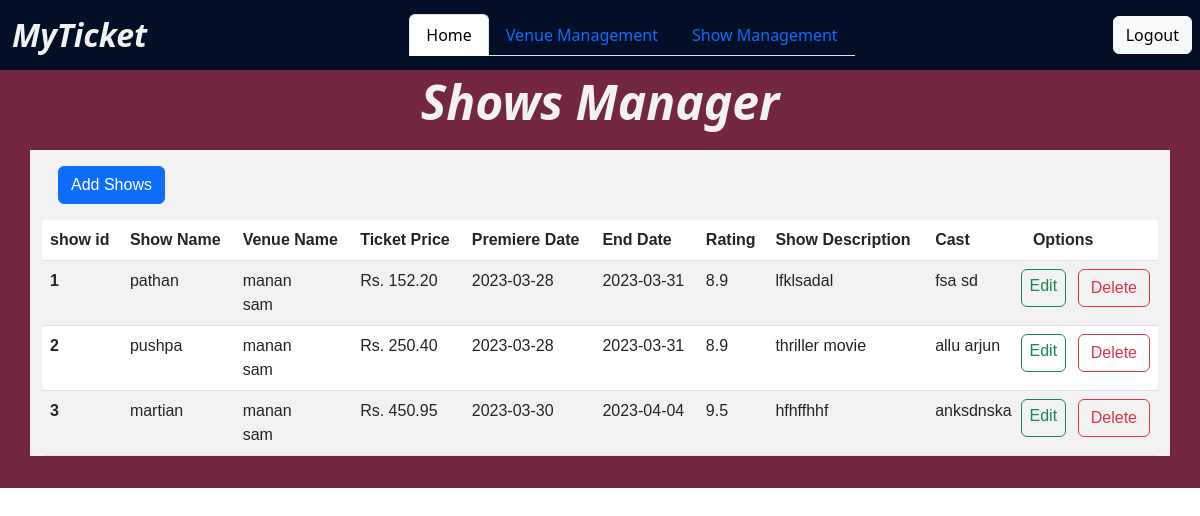
The page /admin/show_mgmt (signed in) on the database its author committed.
### app/models/models.py (models this page shows, shortened)
class Shows(db.Model):
    __tablename__ = "shows"
    __searchable__ = ['show_name', 'rating', 'tags', 'cast']
    show_id = db.Column(db.Integer, primary_key=True, autoincrement=True)
    show_name = db.Column(db.String, nullable=False)
    ticket_price = db.Column(db.Numeric(precision=3, scale=2), nullable=False)
    premiere_date = db.Column(DATE(storage_format="%(day)02d/%(month)02d/%(year)04d",
                                   regexp=re.compile("(?P<day>\d+)/(?P<month>\d+)/(?P<year>\d+)")))
    end_date = db.Column(DATE(storage_format="%(day)02d/%(month)02d/%(year)04d",
                              regexp=re.compile("(?P<day>\d+)/(?P<month>\d+)/(?P<year>\d+)")))
    rating = db.Column(db.Numeric(precision=2, scale=1))
    tags = db.Column(db.String)
    show_description = db.Column(db.String)
    cast = db.Column(db.String)
    poster_filename = db.Column(db.String(255), nullable=False)

class Venues(db.Model):
    __tablename__ = "venues"
    __searchable__ = ['venue_name', 'street', 'city', 'state', 'venue_tags']
    venue_id = db.Column(db.Integer, primary_key=True, autoincrement=True)
    venue_name = db.Column(db.String(150), unique=True, nullable=False)
    capacity = db.Column(db.Integer, nullable=False)
    street = db.Column(db.String(150), nullable=False)
    city = db.Column(db.String(150), nullable=False)
    state = db.Column(db.String(150), nullable=False)
    venue_tags = db.Column(db.String(150))

### app/controllers/admin/admin_controllers.py (the view)
@admin_controls.route("/show_mgmt", methods=['GET', 'POST'])
@admin_required
@login_required
def show_mgmt():
    shows = Shows.query.all()
    venues = {}
    for show in shows:
        venue_shows = ShowsInVenues.query.filter_by(show_id=show.show_id).all()
        current_app.logger.info(venue_shows)
        venues[show.show_id] = []
        for venue_show in venue_shows:
            venue = Venues.query.filter_by(venue_id=venue_show.venue_id).first()
            venues[show.show_id].append(venue.venue_name)
            current_app.logger.info(venues[show.show_id])
    current_app.logger.info(venues)
    return render_template("admin/shows/showmgmt.html.jinja2", shows=shows, venues=venues)

### app/controllers/auth.py (called while the page is built)
def admin_required(f):
    @wraps(f)
    def decorated(*args, **kwargs):
        is_admin = False
        if current_user.is_authenticated:
            is_admin = current_user.isadmin
        if not is_admin:
            return "<h1>Routes doesn't exits</h1>", 400
        elif is_admin:
            return f(*args, **kwargs)
    return decorated

@login_manager.user_loader
def load_user(user_id):
    return User.query.get(int(user_id))

### app/templates/admin/shows/showmgmt.html.jinja2 (shortened to what this page needs)
<!DOCTYPE html>
<html lang="en">
  <head>
    <link rel="stylesheet" href="../../static/styles/show_mgmt.style.css">
  </head>
  <body>
    {% include 'admin/base.html.jinja2' %}
    <div class="container-fluid show--container">
      <h4 class="shows__heading">Shows Manager</h4>
      <div class="show__list container mt-5" style="margin: 0 auto">
        <a href="add_show" class="btn btn-primary m-3">Add Shows</a>
        <table class="table table-striped">
          <thead>
            <tr>
              <th scope="col">{{ "show id" }}</th>
              <th scope="col">{{ "Show Name" }}</th>
              <th scope="col">{{ "Venue Name" }}</th>
              <th scope="col">{{ "Ticket Price  " }}</th>
              <th scope="col">{{ "Premiere Date" }}</th>
              <th scope="col">{{ "End Date" }}</th>
              <th scope="col">{{ "Rating" }}</th>
              <th scope="col" >{{ "Show Description" }}</th>
              <th scope="col">{{ "Cast" }}</th>
              <th scope="col">Options</th>
            </tr>
          </thead>
          <tbody>
            {% for show in shows %}
            <tr>
              <th scope="row">{{ show.show_id }}</th>
              <td>{{ show.show_name }}</td>
              <td style="max-width: 10rem;">
                {% for venue in venues[show.show_id] %}
                {{venue}} <br />
                {% endfor %}
              </td>
              <td>Rs. {{ show.ticket_price }}</td>
              <td>{{ show.premiere_date }}</td>
              <td>{{ show.end_date }}</td>
              <td>{{ show.rating }}</td>
              <td style=" margin: 1rem; max-width: 10rem;">{{ show.show_description }}</td>
              <td style="max-width: 10rem;">{{show.cast}}</td>
              <td class="text-align-center">
                <span class="row">
                  <a
                    href="edit_show/{{ show.show_id }}"
                    class=" col btn btn-outline-success p-1"
                    >Edit</a
                  >
                  <form action="{{ url_for('admin_controllers.delete_show', show_id=show.show_id) }}" method="POST" class="col">
                    <button type="submit" class="btn btn-outline-danger">
                      Delete
                    </button>
                  </form>
                </span>
              </td>
            </tr>
            {% endfor %}
          </tbody>
        </table>
      </div>
    </div>
  </body>
</html>

### app/static/styles/show_mgmt.style.css (style rules this page uses)
*, *::before, *::after { box-sizing: border-box; }
:root { font-family: 'PT Sans', sans-serif; --clr-primary-5: #f2f2f2; --clr-primary-4: #f25757; --clr-primary-3: #030f26; --clr-primary-2: #732743; --clr-primary-1: #d93250; --clr-sec-1: #FF3D3D; --w-light: 300; --w-heavy: 700; --w-regular: 500; }
body { margin: 0; font-family: 'PT Sans', sans-serif; }
.container-fluid { padding: 1rem; }
.show--container { background: var(--clr-primary-2); }
.shows__heading { color: var(--clr-primary-5); font-weight: var(--w-heavy); text-align: center; font-style: oblique; line-height: 0; margin: 1rem auto; font-size: 3rem; }
.show__list { background: var(--clr-primary-5); }

### app/static/styles/base.style.css (style rules this page uses)
*, *::before, *::after { box-sizing: border-box; }
:root { font-family: 'PT Sans', sans-serif; --clr-primary-5: #f2f2f2; --clr-primary-4: #f25757; --clr-primary-3: #030f26; --clr-primary-2: #732743; --clr-primary-1: #d93250; --clr-sec-1: #FF3D3D; --w-light: 300; --w-heavy: 700; --w-regular: 500; }
body { margin: 0; }
.container { font-family: 'PT Sans', sans-serif; }

### rows shown on the page
Shows: show_id "1", show_name "pathan", ticket_price "152.20", premiere_date "2023-03-28", end_date "2023-03-31", rating "8.9", show_description "lfklsadal", cast "fsa sd"
Venues: venue_name "manan"
Venues: venue_name "sam"
Shows: show_id "2", show_name "pushpa", ticket_price "250.40", premiere_date "2023-03-28", end_date "2023-03-31", rating "8.9", show_description "thriller movie", cast "allu arjun"
Shows: show_id "3", show_name "martian", ticket_price "450.95", premiere_date "2023-03-30", end_date "2023-04-04", rating "9.5", show_description "hfhffhhf", cast "anksdnska"

### other values the page prints
{{ "show id" }} "show id"
{{ "Show Name" }} "Show Name"
{{ "Venue Name" }} "Venue Name"
{{ "Ticket Price  " }} "Ticket Price"
{{ "Premiere Date" }} "Premiere Date"
{{ "End Date" }} "End Date"
{{ "Rating" }} "Rating"
{{ "Show Description" }} "Show Description"
{{ "Cast" }} "Cast"
